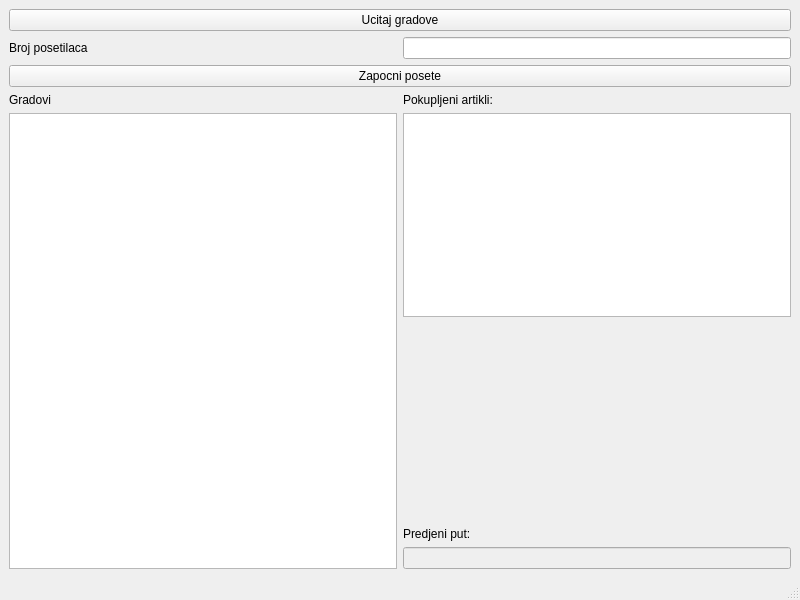
<?xml version="1.0" encoding="UTF-8"?>
<ui version="4.0">
 <class>MainWindow</class>
 <widget class="QMainWindow" name="MainWindow">
  <property name="geometry">
   <rect>
    <x>0</x>
    <y>0</y>
    <width>800</width>
    <height>600</height>
   </rect>
  </property>
  <property name="windowTitle">
   <string>MainWindow</string>
  </property>
  <widget class="QWidget" name="centralwidget">
   <layout class="QGridLayout" name="gridLayout_2">
    <item row="0" column="0">
     <layout class="QGridLayout" name="gridLayout">
      <item row="4" column="0">
       <layout class="QVBoxLayout" name="verticalLayout">
        <item>
         <widget class="QLabel" name="label_2">
          <property name="text">
           <string>Gradovi</string>
          </property>
         </widget>
        </item>
        <item>
         <widget class="QListWidget" name="lwGradovi"/>
        </item>
       </layout>
      </item>
      <item row="4" column="1">
       <layout class="QVBoxLayout" name="verticalLayout_2">
        <item>
         <widget class="QLabel" name="label_3">
          <property name="text">
           <string>Pokupljeni artikli:</string>
          </property>
         </widget>
        </item>
        <item>
         <widget class="QListWidget" name="lwArtikli"/>
        </item>
        <item>
         <spacer name="verticalSpacer">
          <property name="orientation">
           <enum>Qt::Orientation::Vertical</enum>
          </property>
          <property name="sizeHint" stdset="0">
           <size>
            <width>20</width>
            <height>200</height>
           </size>
          </property>
         </spacer>
        </item>
        <item>
         <widget class="QLabel" name="label_4">
          <property name="text">
           <string>Predjeni put:</string>
          </property>
         </widget>
        </item>
        <item>
         <widget class="QLineEdit" name="lePredjeniPut">
          <property name="enabled">
           <bool>false</bool>
          </property>
         </widget>
        </item>
       </layout>
      </item>
      <item row="2" column="0">
       <widget class="QLabel" name="label">
        <property name="text">
         <string>Broj posetilaca</string>
        </property>
       </widget>
      </item>
      <item row="0" column="0" colspan="2">
       <widget class="QPushButton" name="pbUcitajGradove">
        <property name="text">
         <string>Ucitaj gradove</string>
        </property>
       </widget>
      </item>
      <item row="2" column="1">
       <widget class="QLineEdit" name="leBrojPosetilaca"/>
      </item>
      <item row="3" column="0" colspan="2">
       <widget class="QPushButton" name="pbZapocniPosete">
        <property name="text">
         <string>Zapocni posete</string>
        </property>
       </widget>
      </item>
     </layout>
    </item>
   </layout>
  </widget>
  <widget class="QMenuBar" name="menubar">
   <property name="geometry">
    <rect>
     <x>0</x>
     <y>0</y>
     <width>800</width>
     <height>22</height>
    </rect>
   </property>
  </widget>
  <widget class="QStatusBar" name="statusbar"/>
 </widget>
 <resources/>
 <connections/>
</ui>
